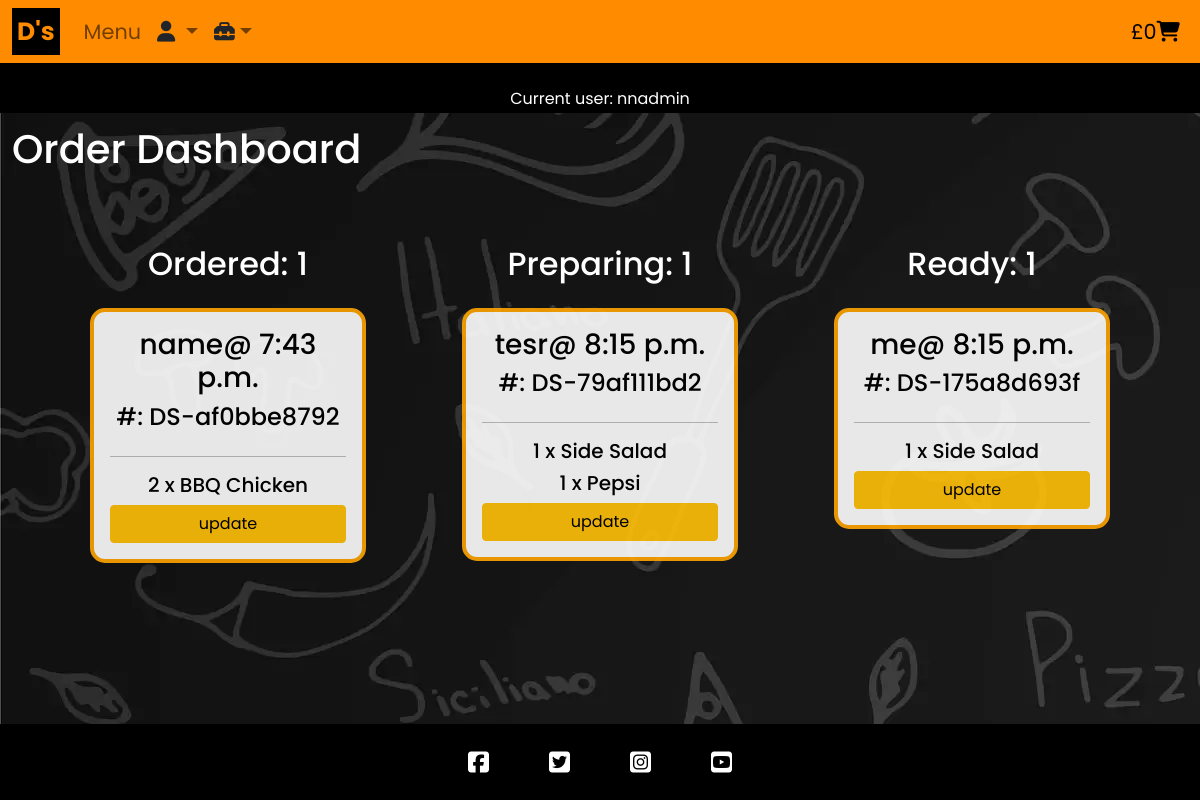
Before: /management/ (signed in) with the older database file.
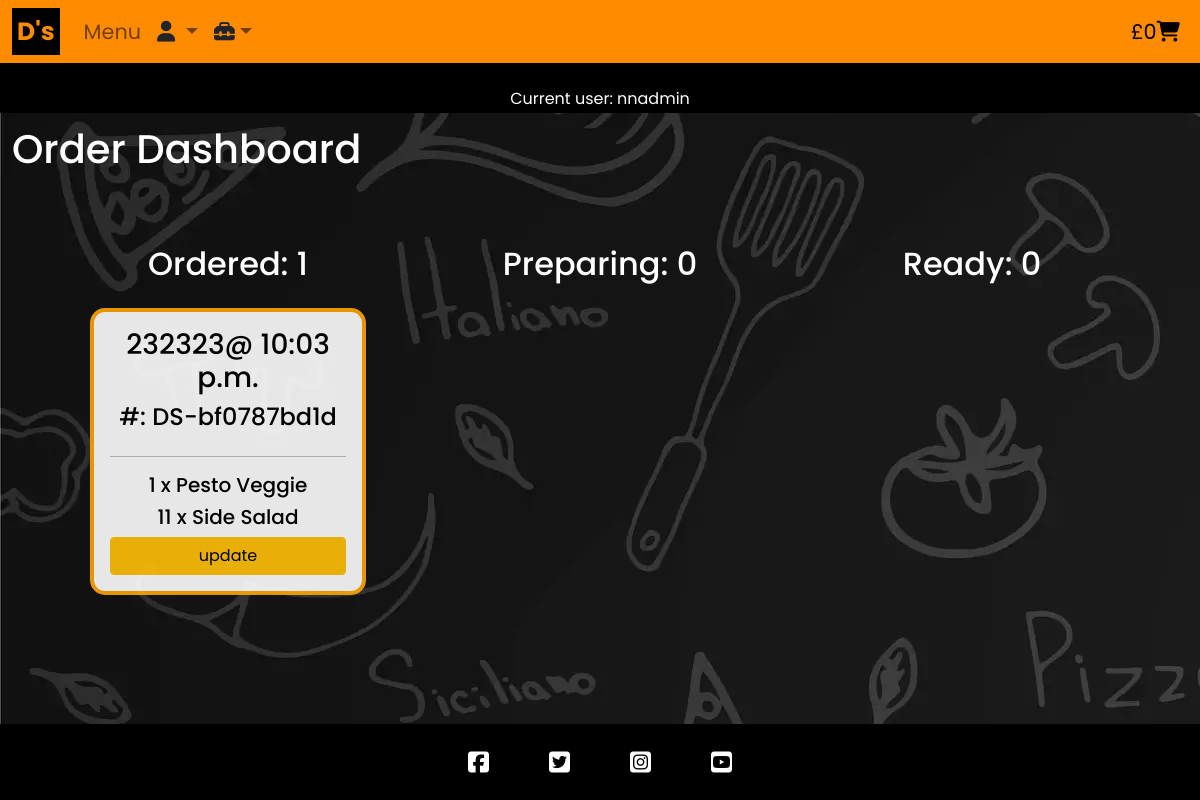
After: the same page with the newer database file.
### checkout/models.py (models this page shows, shortened)
class PizzaOrder(models.Model):
    STATUS = [
        ("Ordered", "Ordered"),
        ("Preparing", "Preparing"),
        ("Ready", "Ready",),
        ("Completed", "Completed",)
    ]
    order_ref = models.CharField(max_length=32, null=False, editable=False)
    name = models.CharField(max_length=40, null=False, blank=False)
    phone = models.CharField(
        max_length=11,
        validators=[RegexValidator(
            regex=r'^\d+$',
            message="Please enter a valid phone number.",
            code="invalid_number")]
    )
    email = models.EmailField(null=False, blank=False)
    billing_name = models.CharField(max_length=60, null=False, blank=False, default="")
    address_line_1 = models.CharField(max_length=100, null=False, blank=False, default="")
    address_line_2 = models.CharField(max_length=100, null=True, blank=True)
    town = models.CharField(max_length=25, null=False, blank=False, default="")
    postcode = models.CharField(max_length=10, null=False, blank=False, default="")
    date = models.DateTimeField(auto_now=True)
    order_total = models.DecimalField(max_digits=10, decimal_places=2, null=False, default=0.00)
    status = models.CharField(choices=STATUS,
                              max_length=9,
                              blank=False,
                              default="Ordered")

class OrderLineItem(models.Model):
    order = models.ForeignKey(PizzaOrder, null=False, blank=False, on_delete=models.CASCADE, related_name="pizzaorderlineitems")
    product = models.CharField(max_length=96, null=False, editable=False, default="")
    price = models.DecimalField(max_digits=6, decimal_places=2)
    quantity = models.IntegerField(null=False, blank=False)
    line_total = models.DecimalField(max_digits=6, decimal_places=2, null=False, editable=False)

### management/views.py (the view)
# urls.py: path('', views.management_view, name='management'),
def management_view(request):
    if not request.user.is_staff:
        messages.add_message(request, messages.ERROR,'Please login')
        return redirect(reverse('menu'))
    orders = PizzaOrder.objects.prefetch_related("pizzaorderlineitems").filter(status__in=["Ordered", "Preparing","Ready",])
    ordered_count = orders.filter(status="Ordered").count()
    preparing_count = orders.filter(status="Preparing").count()
    ready_count = orders.filter(status="Ready").count()
    template = "management/management.html"
    context = {
        "orders": orders,
        "order_count": ordered_count,
        "preparing_count": preparing_count,
        "ready_count": ready_count,
    }
    return render(request, template, context)

### management/templates/management/management.html (shortened to what this page needs)
{% extends "base.html" %}
{% load static %}
{% load crispy_forms_tags %}
{% block content %}
<div class="container-fluid secondary-bg d-flex flex-column h-100">
    <h1>Order Dashboard</h1>
    <div class="container">
        <div class="row text-center m-auto">
            <div class="col-12 col-md-4 p-5">
                <h2 class="text-center p-3">Ordered: {{order_count}}</h2>
                {% for order in orders %}
                {% if order.status == "Ordered" %}
                <div class="card brand-text mb-4 p-3">
                    <h3>{{ order.name }}@ {{ order.date.time }}</h3>
                    <h4>#:</strong> {{ order.order_ref }}</h4>
                    <hr>
                    {% for item in order.pizzaorderlineitems.all %}
                    <h5>{{ item.quantity }} x {{ item.product }}</h5>
                    {% endfor %}
                    <a href="{% url 'update_order_status' order.id  %}" class="btn btn-warning">update</a>
                </div>
                {% endif %}
                {% endfor %}
            </div>
            <div class="col-12 col-md-4 p-5">
                <h2 class="text-center p-3">Preparing: {{preparing_count}}</h2>
                {% for order in orders %}
                {% if order.status == "Preparing" %}
                <div class="card brand-text mb-4 p-3">
                    <h3>{{ order.name }}@ {{ order.date.time }}</h3>
                    <h4>#:</strong> {{ order.order_ref }}</h4>
                    <hr>
                    {% for item in order.pizzaorderlineitems.all %}
                    <h5>{{ item.quantity }} x {{ item.product }}</h5>
                    {% endfor %}
                     <a href="{% url 'update_order_status' order.id  %}" class="btn btn-warning">update</a>
                </div>
                {% endif %}
                {% endfor %}
            </div>
            <div class="col-12 col-md-4 p-5">
                <h2 class="text-center p-3">Ready: {{ready_count}}</h2>
                {% for order in orders %}
                {% if order.status == "Ready" %}
                <div class="card brand-text mb-4 p-3">
                    <h3>{{ order.name }}@ {{ order.date.time }}</h3>
                    <h4>#:</strong> {{ order.order_ref }}</h4>
                    <hr>
                    {% for item in order.pizzaorderlineitems.all %}
                    <h5>{{ item.quantity }} x {{ item.product }}</h5>
                    {% endfor %}
                     <a href="{% url 'update_order_status' order.id  %}" class="btn btn-warning">update</a>
                </div>
                {% endif %}
                {% endfor %}
            </div>
        </div>
    </div>
</div>
{% endblock %}

Changed rows visible on the page:
no longer on this page (row edited): PizzaOrder: name "name", date.time "7:43 p.m.", order_ref "DS-af0bbe8792", shown under "Ordered: 1"
no longer on this page (row unchanged): OrderLineItem: quantity "2", product "BBQ Chicken", shown under "name"
no longer on this page (row edited): PizzaOrder: name "tesr", date.time "8:15 p.m.", order_ref "DS-79af111bd2", shown under "Preparing: 1"
no longer on this page (row unchanged): OrderLineItem: quantity "1", product "Side Salad", shown under "tesr"
no longer on this page (row unchanged): OrderLineItem: quantity "1", product "Pepsi", shown under "tesr"
no longer on this page (row edited): PizzaOrder: name "me", date.time "8:15 p.m.", order_ref "DS-175a8d693f", shown under "Ready: 1"
no longer on this page (row unchanged): OrderLineItem: quantity "1", product "Side Salad", shown under "me"
added PizzaOrder: name "232323", date.time "10:03 p.m.", order_ref "DS-bf0787bd1d", shown under "Ordered: 1"
added OrderLineItem: quantity "1", product "Pesto Veggie", shown under "232323"
added OrderLineItem: quantity "11", product "Side Salad", shown under "232323"
Other visible differences:
{{ preparing_count }}: "1" → "0"
{{ ready_count }}: "1" → "0"
